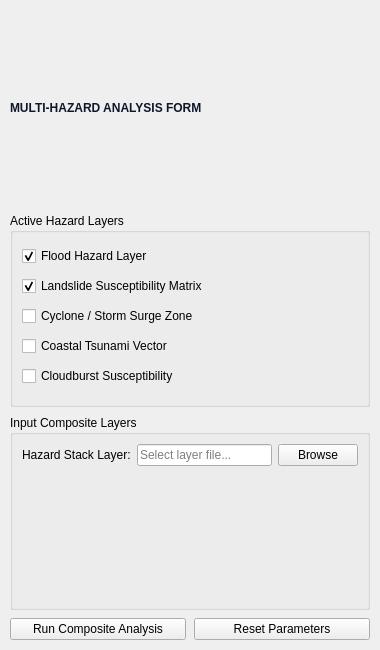
<?xml version="1.0" encoding="UTF-8"?>
<ui version="4.0">
 <class>MultiHazardForm</class>
 <widget class="QWidget" name="MultiHazardForm">
  <property name="geometry"><rect><x>0</x><y>0</y><width>380</width><height>650</height></rect></property>
  <layout class="QVBoxLayout" name="mainLayout">
   <property name="spacing"><number>8</number></property>
   <property name="leftMargin"><number>10</number></property>
   <property name="topMargin"><number>10</number></property>
   <property name="rightMargin"><number>10</number></property>
   <property name="bottomMargin"><number>10</number></property>
   <item><widget class="QLabel" name="lblTitle"><property name="text"><string>MULTI-HAZARD ANALYSIS FORM</string></property><property name="styleSheet"><string>font-size: 12px; font-weight: bold; color: #0F172A;</string></property></widget></item>
   <item>
    <widget class="QGroupBox" name="grpLayers">
     <property name="title"><string>Active Hazard Layers</string></property>
     <layout class="QVBoxLayout" name="vboxLayers">
      <item><widget class="QCheckBox" name="chkFlood"><property name="text"><string>Flood Hazard Layer</string></property><property name="checked"><bool>true</bool></property></widget></item>
      <item><widget class="QCheckBox" name="chkLandslide"><property name="text"><string>Landslide Susceptibility Matrix</string></property><property name="checked"><bool>true</bool></property></widget></item>
      <item><widget class="QCheckBox" name="chkCyclone"><property name="text"><string>Cyclone / Storm Surge Zone</string></property></widget></item>
      <item><widget class="QCheckBox" name="chkTsunami"><property name="text"><string>Coastal Tsunami Vector</string></property></widget></item>
      <item><widget class="QCheckBox" name="chkCloudburst"><property name="text"><string>Cloudburst Susceptibility</string></property></widget></item>
     </layout>
    </widget>
   </item>
   <item>
    <widget class="QGroupBox" name="grpInputs">
     <property name="title"><string>Input Composite Layers</string></property>
     <layout class="QFormLayout">
      <item row="0" column="0"><widget class="QLabel"><property name="text"><string>Hazard Stack Layer:</string></property></widget></item>
      <item row="0" column="1">
       <layout class="QHBoxLayout">
        <item><widget class="QLineEdit" name="txtStack"><property name="placeholderText"><string>Select layer file...</string></property></widget></item>
        <item><widget class="QPushButton" name="btnBrowseStack"><property name="text"><string>Browse</string></property></widget></item>
       </layout>
      </item>
     </layout>
    </widget>
   </item>
   <item>
    <layout class="QHBoxLayout" name="btnLayout">
     <item><widget class="QPushButton" name="btnRun"><property name="text"><string>Run Composite Analysis</string></property></widget></item>
     <item><widget class="QPushButton" name="btnReset"><property name="text"><string>Reset Parameters</string></property></widget></item>
    </layout>
   </item>
  </layout>
 </widget>
</ui>
